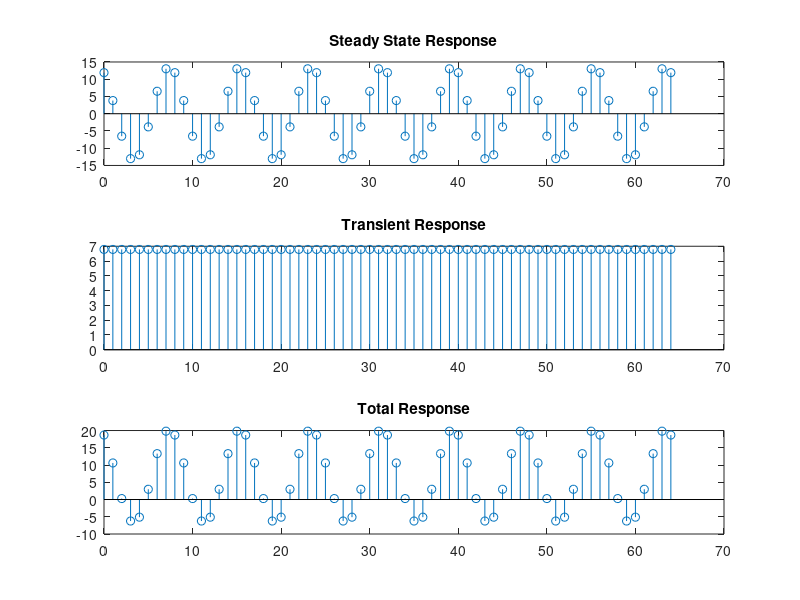
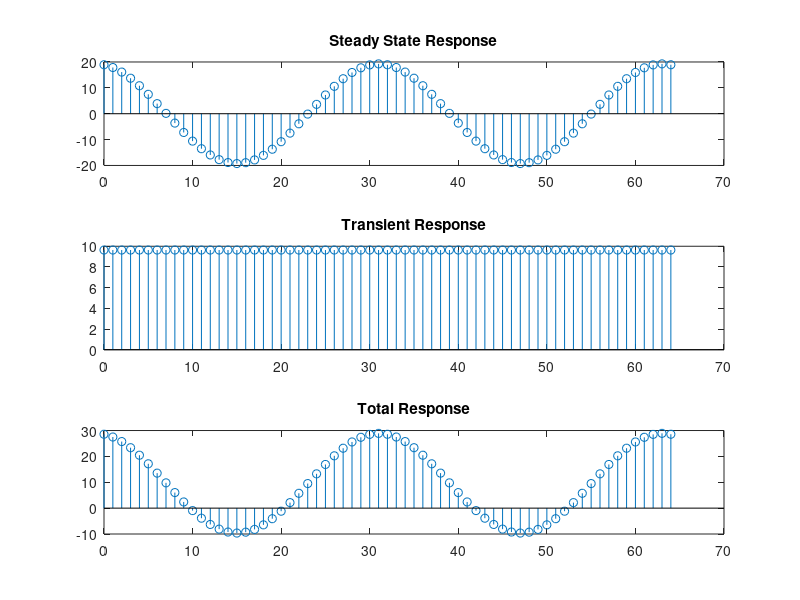

These figures' MATLAB source, in order:
% ECE 3101L
% Lab 11 - Transient and Steady-State Response
% Colin Keenan
% Dennis Getsie

clear;
close all;

%variables
n = 0:64;
w = [(2*pi)/8 (2*pi)/16 (2*pi)/32];
z = exp(1j*w);

num = 1;
den = 1 - 0.5*z.^-1;
h_z = num ./ den;
h_z_abs = abs(h_z);
h_z_ang = angle(h_z);

% Section 1 
% ?(?) = 0.5?(? ? 1) + ?(?)
% x(n) = 10 * cos((2*pi*n)/8)*u(n)
% Partial fraction expansion
a1 = [1 -0.5];
a2 = [1 -2*cos(pi/4) 1];

b = [10 -10*cos(pi/4)];
a = conv(a1,a2);

% residues, poles, direct terms
% p = poles
% r = coefficients of the partial fraction expansion
[r_1,p_1,k_1] = residuez(b,a);
abs_p_1 = abs(p_1);
ang_p_1 = angle(p_1);
abs_r_1 = abs(r_1);
ang_r_1 = angle(r_1);

y_1_ss = (2*abs_r_1(2)) .* abs_p_1(2).^n .* cos(ang_p_1(2).*n - ang_r_1(2));
y_1_tran = abs_r_1(3) .* (abs_p_1(3)).^n;
y_1_total = y_1_ss + y_1_tran;

subplot(3,1,1)
stem(n,y_1_ss);
title('Steady State Response');
subplot(3,1,2)
stem(n,y_1_tran);
title('Transient Response');
subplot(3,1,3)
stem(n,y_1_total);
title('Total Response');

% Section 2
% ?(?) = 0.5?(? ? 1) + ?(?)
% x(n) = 10 * cos((2*pi*n)/32)*u(n)
% Partial fraction expansion
a1 = [1 -0.5];
a2 = [1 -2*cos(pi/16) 1];

b = [10 -10*cos(pi/16)];
a = conv(a1,a2);

% residues, poles, direct terms
% p = poles
% r = coefficients of the partial fraction expansion
[r_2,p_2,k_2] = residuez(b,a);
abs_p_2 = abs(p_2);
ang_p_2 = angle(p_2);
abs_r_2 = abs(r_2);
ang_r_2 = angle(r_2);

y_2_ss = (2*abs_r_2(2)) .* abs_p_2(2).^n .* cos(ang_p_2(2).*n - ang_r_2(2));
y_2_tran = abs_r_2(3) .* (abs_p_2(3)).^n;
y_2_total = y_2_ss + y_2_tran;

figure();
subplot(3,1,1)
stem(n,y_2_ss);
title('Steady State Response');
subplot(3,1,2)
stem(n,y_2_tran);
title('Transient Response');
subplot(3,1,3)
stem(n,y_2_total);
title('Total Response');
